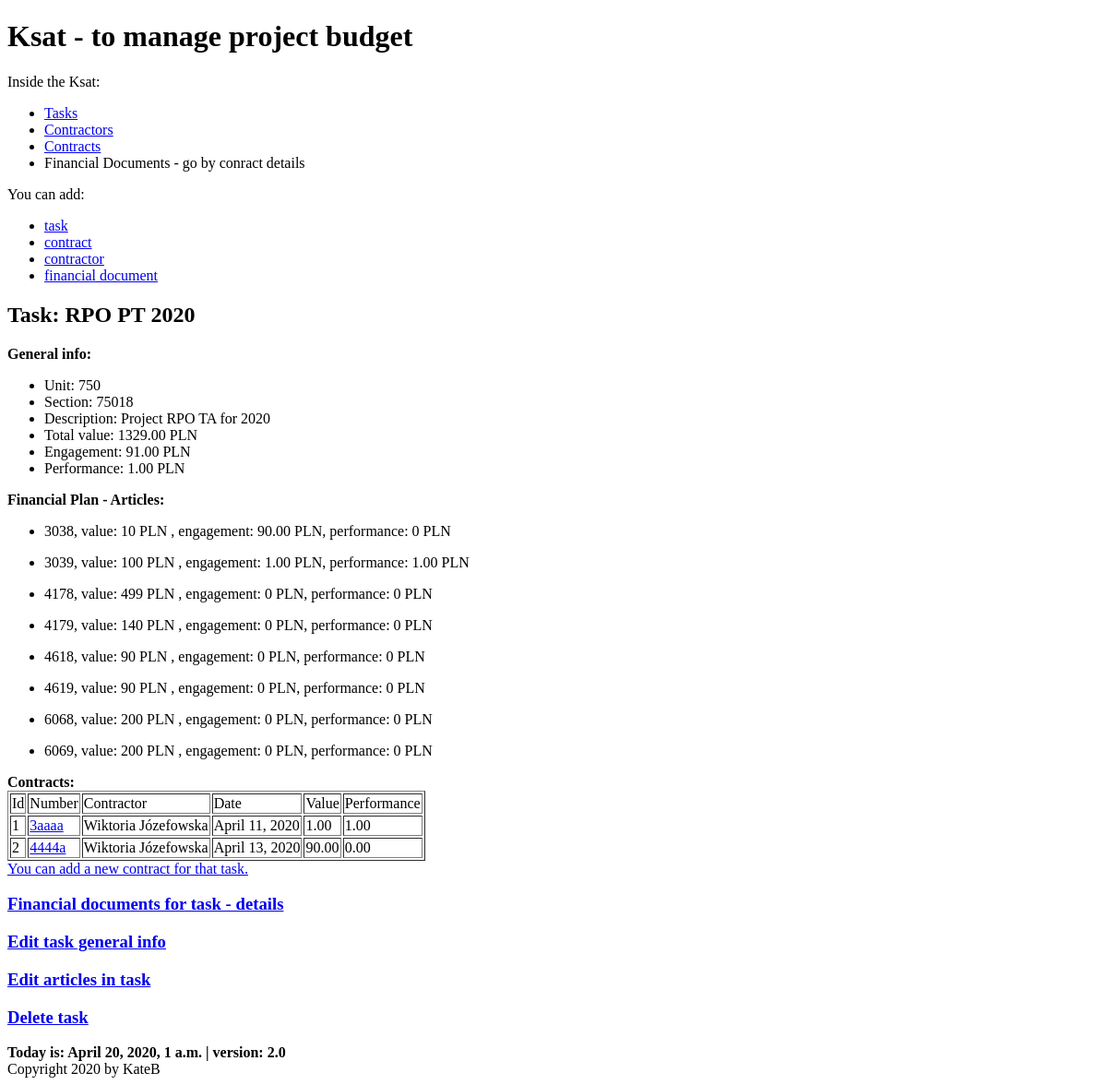
The app's page /ksat/task/1, older data.
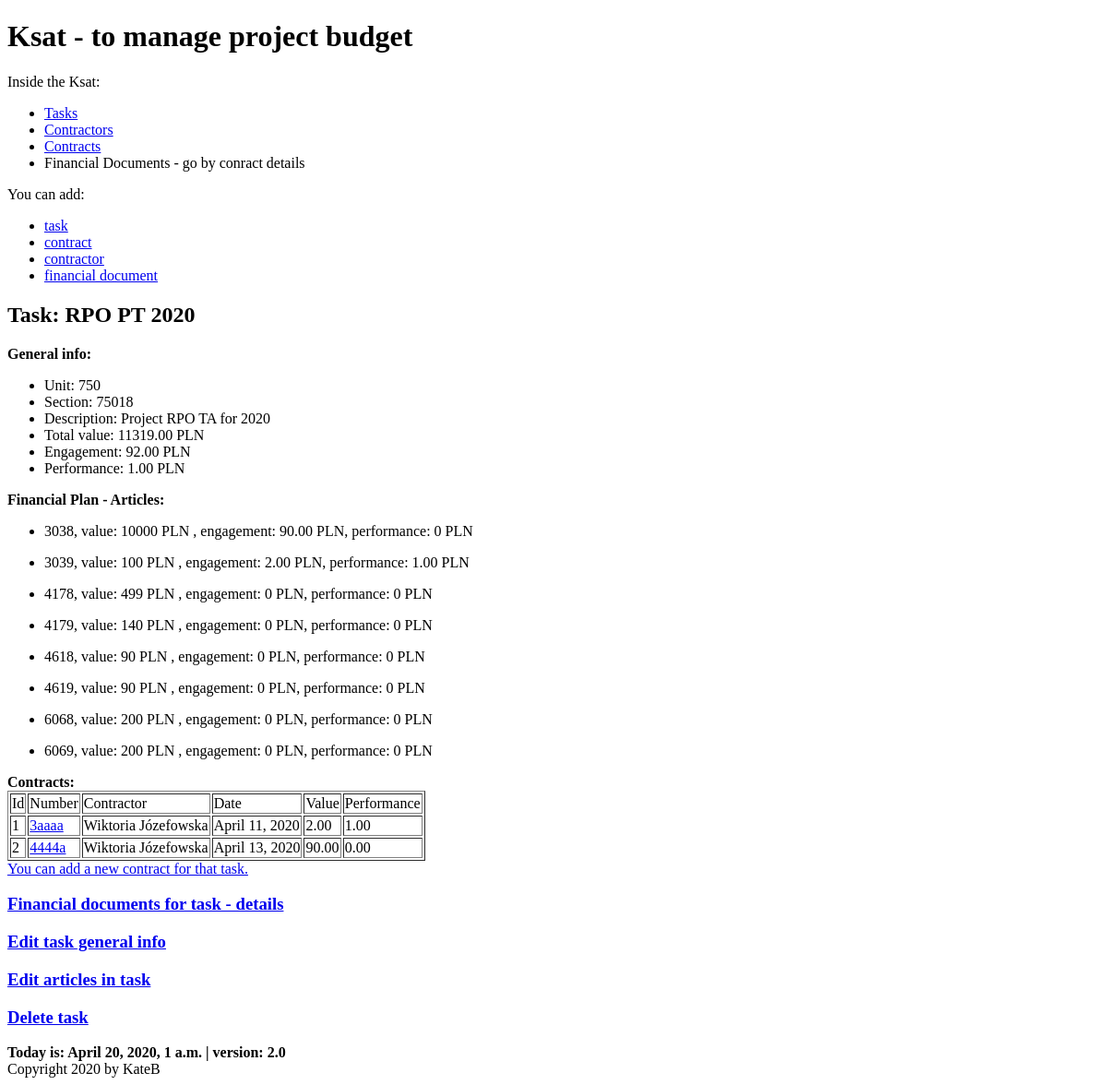
The same page, newer data.
### budget/models.py (models this page shows, shortened)
class Task(models.Model):
    title = models.CharField(max_length=128, unique=True)
    description = models.CharField(max_length=256)
    unit = models.SmallIntegerField()
    section = models.SmallIntegerField()
    article = models.ManyToManyField(Articles, through='TaskArticles')
    def task_value(self):
        value = TaskArticles.objects.filter(task=self).aggregate(total=Sum('value'))['total']
        if value:
            return round(value, 2)
        return 0
    def engagement(self):
        contracts = Contract.objects.filter(task=self)
        engagement = 0
        for contract in contracts:
            engagement += contract.contract_value()
        return round(engagement, 2)
    def performance(self):
        contracts = Contract.objects.filter(task=self)
        performance = 0
        for contract in contracts:
            performance += contract.contract_performance()
        return round(performance, 2)

class Contract(models.Model):
    number = models.CharField(max_length=128, unique=True)
    date = models.DateField()
    task = models.ForeignKey(Task, on_delete=models.CASCADE, related_name='contracts', related_query_name='contract')
    contractor = models.ForeignKey(Contractor, default=None, on_delete=models.CASCADE, related_name='contracts',
                                   related_query_name='contract')
    article = models.ManyToManyField(Articles, through='ContractArticle')
    def get_absolute_url(self):
        return reverse('budget:contract_details', kwargs={'contract_id': self.pk})
    def contract_value(self):
        value = ContractArticle.objects.filter(contract=self).aggregate(total=Sum('value'))['total']
        if value:
            return round(value, 2)
        return 0
    def contract_performance(self):
        fin_docs = FinancialDocument.objects.filter(contract=self)
        performance = 0
        for fin_doc in fin_docs:
            performance += fin_doc.fin_doc_value()
        return round(performance, 2)
    class Meta:
        default_related_name = 'contract'
        ordering = ('number', 'contractor')
        verbose_name = 'contract'

class TaskArticles(models.Model):
    article = models.ForeignKey(Articles, on_delete=models.CASCADE)
    task = models.ForeignKey(Task, on_delete=models.CASCADE)
    value = models.DecimalField(decimal_places=0, default=0, max_digits=11)
    class Meta:
        default_related_name = 'task_articles'
        ordering = ('task',)
        verbose_name = 'task articles'

class Articles(models.Model):
    number = models.IntegerField()
    name = models.CharField(max_length=126)
    financement_choices = [
        (0, 'BWD'),
        (8, 'DOT'),
        (9, 'BWD-WKLAD WLASNY')
    ]
    financement = models.IntegerField(choices=financement_choices)
    class Meta:
        verbose_name = 'article'
    def total_number(self):
        return f'{str(self.number) + str(self.financement)}'

class FinancialDocument(models.Model):
    contract = models.ForeignKey(Contract, on_delete=models.CASCADE, related_name='fds', related_query_name='fd')
    contractor = models.ForeignKey(Contractor, default=None, on_delete=models.CASCADE, related_name='fds',
                                   related_query_name='fd')
    number = models.CharField(max_length=64, default=None)
    date = models.DateField()
    payment_date1 = models.DateField(blank=True, null=True)
    payment_date2 = models.DateField(blank=True, null=True)
    article = models.ManyToManyField(Articles, through='FinDocumentArticle')
    def fin_doc_value(self):
        value = FinDocumentArticle.objects.filter(fin_doc=self).aggregate(total=Sum('value'))['total']
        if value:
            return round(value, 2)
        return 0
    class Meta:
        default_related_name = 'fds'
        verbose_name = 'finacial_doc'

class Contractor(models.Model):
    name = models.CharField(max_length=128)
    last_name = models.CharField(max_length=128)
    num = models.SmallIntegerField(blank=True)
    def __str__(self):
        return f'{self.name} {self.last_name}'
    class Meta:
        default_related_name = 'contractors'
        ordering = ('last_name',)
        verbose_name = 'contractor'

### budget/views.py (the view)
# urls.py: path('task/<int:task_id>', views.TaskDetailsView.as_view(), name='task_details'),
class TaskDetailsView(DetailView):
    model = Task
    template_name = 'budget/task.html'
    context_object_name = 'task'
    pk_url_kwarg = 'task_id'
    def render_to_response(self, context, **response_kwargs):
        response = super().render_to_response(context, **response_kwargs)
        task_id = Task.objects.get(id=self.kwargs.get('task_id')).id
        response.set_cookie('task_id', task_id, max_age=30)
        return response

### budget/my_context_processor.py (called while the page is built)
def cp(request):
    ctx = {
        "now": django.utils.timezone.now(),
        "version": "2.0"
    }
    return ctx

### budget/templatetags/article_functions.py (called while the page is built)
@register.simple_tag
def task_article_engagement(article, task):
    engagement = 0
    contracts = Contract.objects.filter(task=task)
    for contract in contracts:
        contract_article_engagement = ContractArticle.objects.filter(contract=contract,
                            contract_article=article).aggregate(total=Sum('value'))['total']
        if contract_article_engagement is not None:
            engagement += contract_article_engagement
    return round(engagement, 2)

@register.simple_tag
def task_article_performance(article, task):
    performance = 0
    contracts = Contract.objects.filter(task=task)
    for contract in contracts:
        contract_article_performance = FinDocumentArticle.objects.filter(article=article,
                        fin_doc__contract=contract).aggregate(total=Sum('value'))['total']
        if contract_article_performance is not None:
            performance += contract_article_performance
    return round(performance, 2)

### budget/templates/budget/task.html (shortened to what this page needs)
{% extends 'base.html' %}
{% load article_functions %}
{% block content %}
    {{ block.super }}
    <h2>Task: {{ task.title }}</h2>
    <div><b>General info:</b>
        <ul>
            <li>Unit: {{ task.unit }}</li>
            <li>Section: {{ task.section }}</li>
            <li>Description: {{ task.description }}</li>
            <li>Total value: {{ task.task_value }} PLN</li>
            <li>Engagement: {{ task.engagement|floatformat:2 }} PLN</li>
            <li>Performance: {{ task.performance|floatformat:2 }} PLN</li>
        </ul>
    </div>
    <div>
        <b>Financial Plan - Articles:</b>
        {% for article in task.task_articles.all %}
            <ul> {% if article.value != 0 %}
                <li>{{ article.article.total_number }}, value: {{ article.value }} PLN ,
                    engagement: {% task_article_engagement article.article task  %} PLN,
                    performance: {% task_article_performance article.article task %} PLN
                </li>{% endif %}
            </ul>
        {% endfor %}
    </div>
    {% if task.engagement %}
    <div>
        <b>Contracts:</b>
        <table border="bold">
            <thead>
            <tr>
                <td>Id</td>
                <td>Number</td>
                <td>Contractor</td>
                <td>Date</td>
                <td>Value</td>
                <td>Performance</td>
            </tr>
            </thead>
            <tbody>
            {% for contract in task.contracts.all %}
                <tr>
                    <td>{{ forloop.counter }}</td>
                    <td><a href="{{ contract.get_absolute_url }}">{{ contract.number }}</a></td>
                    <td>{{ contract.contractor }}</td>
                    <td>{{ contract.date }}</td>
                    <td>{{ contract.contract_value|floatformat:2 }} </td>
                    <td>{{ contract.contract_performance|floatformat:2 }}</td>
                </tr>
            {% empty %} No contracts for task
            {% endfor %}
            </tbody>
        </table>
    </div>
    {% else %}
        <div>
        No contracts for task.
        </div>
    {% endif %}<a href="{% url 'budget:add_contract' %}">You can add a new contract for that task.</a>
    {% if task.performance %}
        <div>
        <h3><a href="{% url 'budget:task-findocs' task.id %}">Financial documents for task - details</a></h3>
        </div>
    {% else %}
        <div>
        No financial document for task. You can add a new one in contract details.
        </div>
    {% endif %}
    <h3><a href="{% url 'budget:edit_task' task.id %}">Edit task general info</a></h3>
    <h3><a href="{% url 'budget:task_edit_articles' task.id %}">Edit articles in task</a></h3>
    <h3><a href="{% url 'budget:delete_task' task.id %}">Delete task</a></h3>
{% endblock %}

Row changes from the older to the newer data that the page shows:
computed for Task "1.00": task_value "1329.00" → "11319.00"; engagement "91.00" → "92.00"
changed TaskArticles (number 1 of 8 on the later page): value "10" → "10000"
computed for TaskArticles (number 2 of 8 on the later page): article "1.00" → "2.00"
computed for Contract "3aaaa": contract_value "1.00" → "2.00"
